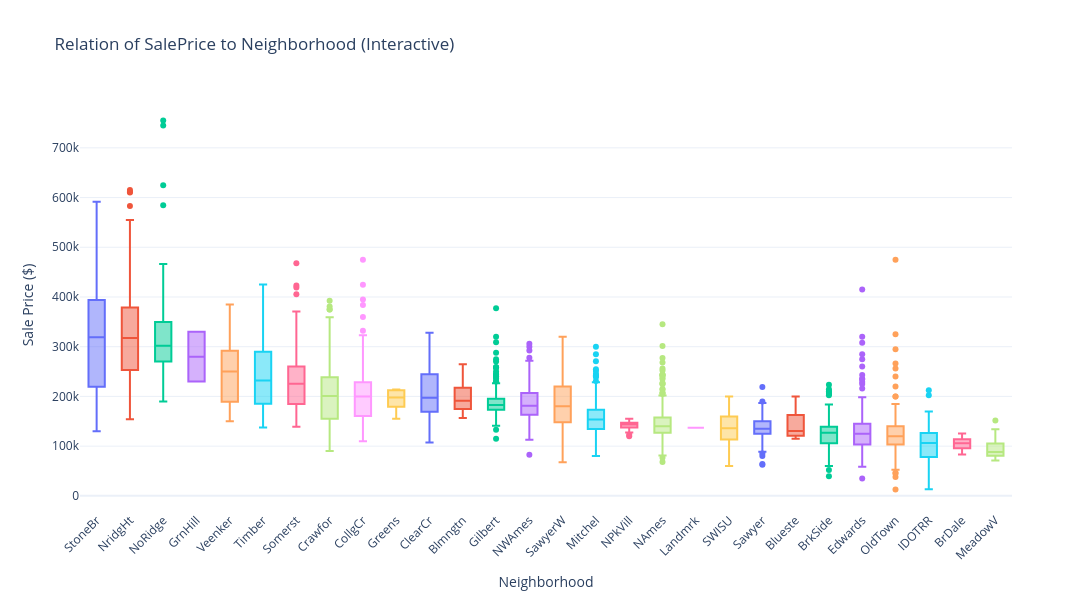

Write notebook code for a chart like this one.
### Code cell
import plotly.express as px

# Sort neighborhoods by median SalePrice for a cleaner visual flow
category_order = df.groupby('Neighborhood')['SalePrice'].median().sort_values(ascending=False).index.tolist()

fig = px.box(
    df,
    x='Neighborhood',
    y='SalePrice',
    category_orders={'Neighborhood': category_order},
    title='Relation of SalePrice to Neighborhood (Interactive)',
    labels={'Neighborhood': 'Neighborhood', 'SalePrice': 'Sale Price ($)'},
    color='Neighborhood'
)

fig.update_layout(
    xaxis_tickangle=-45,
    showlegend=False,
    height=600,
    width=1200,
    template='plotly_white'
)

fig.show()

### Figure 1 — Plotly figure (JSON) as saved in the notebook; plotly's stock layout.template omitted (floating-point values rounded to 4 significant figures; data arrays with more than 128 entries replaced by an {"elided": "..."} marker saying what was removed)
{"data": [{"alignmentgroup": "True", "hovertemplate": "Neighborhood=%{x}<br>Sale Price ($)=%{y}<extra></extra>", "legendgroup": "StoneBr", "marker": {"color": "#636efa"}, "name": "StoneBr", "notched": false, "offsetgroup": "StoneBr", "orientation": "v", "showlegend": true, "type": "box", "x": ["StoneBr", "StoneBr", "StoneBr", "StoneBr", "StoneBr", "StoneBr", "StoneBr", "StoneBr", "StoneBr", "StoneBr", "StoneBr", "StoneBr", "StoneBr", "StoneBr", "StoneBr", "StoneBr", "StoneBr", "StoneBr", "StoneBr", "StoneBr", "StoneBr", "StoneBr", "StoneBr", "StoneBr", "StoneBr", "StoneBr", "StoneBr", "StoneBr", "StoneBr", "StoneBr", "StoneBr", "StoneBr", "StoneBr", "StoneBr", "StoneBr", "StoneBr", "StoneBr", "StoneBr", "StoneBr", "StoneBr", "StoneBr", "StoneBr", "StoneBr", "StoneBr", "StoneBr", "StoneBr", "StoneBr", "StoneBr", "StoneBr", "StoneBr", "StoneBr"], "x0": " ", "xaxis": "x", "y": [213500, 191500, 236500, 212000, 538000, 394432, 375000, 278000, 240000, 239500, 187500, 501837, 372500, 260000, 286000, 247900, 180000, 180000, 189000, 188500, 355000, 325000, 387000, 334000, 251000, 170000, 207500, 182000, 212000, 377426, 349265, 591587, 319900, 392000, 441929, 455000, 270000, 130000, 239000, 275000, 457347, 545224, 356383, 556581, 361919, 535000, 401179, 438780, 318000, 319000, 470000], "y0": " ", "yaxis": "y"}, {"alignmentgroup": "True", "hovertemplate": "Neighborhood=%{x}<br>Sale Price ($)=%{y}<extra></extra>", "legendgroup": "NridgHt", "marker": {"color": "#EF553B"}, "name": "NridgHt", "notched": false, "offsetgroup": "NridgHt", "orientation": "v", "showlegend": true, "type": "box", "x": {"elided": "166 str values"}, "x0": " ", "xaxis": "x", "y": {"elided": "166 int values"}, "y0": " ", "yaxis": "y"}, {"alignmentgroup": "True", "hovertemplate": "Neighborhood=%{x}<br>Sale Price ($)=%{y}<extra></extra>", "legendgroup": "NoRidge", "marker": {"color": "#00cc96"}, "name": "NoRidge", "notched": false, "offsetgroup": "NoRidge", "orientation": "v", "showlegend": true, "type": "box", "x": ["NoRidge", "NoRidge", "NoRidge", "NoRidge", "NoRidge", "NoRidge", "NoRidge", "NoRidge", "NoRidge", "NoRidge", "NoRidge", "NoRidge", "NoRidge", "NoRidge", "NoRidge", "NoRidge", "NoRidge", "NoRidge", "NoRidge", "NoRidge", "NoRidge", "NoRidge", "NoRidge", "NoRidge", "NoRidge", "NoRidge", "NoRidge", "NoRidge", "NoRidge", "NoRidge", "NoRidge", "NoRidge", "NoRidge", "NoRidge", "NoRidge", "NoRidge", "NoRidge", "NoRidge", "NoRidge", "NoRidge", "NoRidge", "NoRidge", "NoRidge", "NoRidge", "NoRidge", "NoRidge", "NoRidge", "NoRidge", "NoRidge", "NoRidge", "NoRidge", "NoRidge", "NoRidge", "NoRidge", "NoRidge", "NoRidge", "NoRidge", "NoRidge", "NoRidge", "NoRidge", "NoRidge", "NoRidge", "NoRidge", "NoRidge", "NoRidge", "NoRidge", "NoRidge", "NoRidge", "NoRidge", "NoRidge", "NoRidge"], "x0": " ", "xaxis": "x", "y": [333168, 355000, 260400, 325000, 290000, 221000, 410000, 190000, 362500, 285000, 337000, 403000, 327000, 340000, 336000, 265000, 315000, 260000, 260000, 263550, 402000, 248000, 235000, 284500, 315000, 250000, 291000, 350000, 279500, 290000, 350000, 341000, 287500, 271000, 301500, 290000, 372500, 745000, 384500, 248000, 466500, 410000, 322500, 252000, 755000, 269790, 315750, 290000, 290000, 430000, 263000, 330000, 302000, 285000, 348000, 286000, 300000, 625000, 405000, 280000, 258000, 350000, 584500, 321000, 290000, 315000, 260000, 334000, 310000, 268000, 262000], "y0": " ", "yaxis": "y"}, {"alignmentgroup": "True", "hovertemplate": "Neighborhood=%{x}<br>Sale Price ($)=%{y}<extra></extra>", "legendgroup": "GrnHill", "marker": {"color": "#ab63fa"}, "name": "GrnHill", "notched": false, "offsetgroup": "GrnHill", "orientation": "v", "showlegend": true, "type": "box", "x": ["GrnHill", "GrnHill"], "x0": " ", "xaxis": "x", "y": [330000, 230000], "y0": " ", "yaxis": "y"}, {"alignmentgroup": "True", "hovertemplate": "Neighborhood=%{x}<br>Sale Price ($)=%{y}<extra></extra>", "legendgroup": "Veenker", "marker": {"color": "#FFA15A"}, "name": "Veenker", "notched": false, "offsetgroup": "Veenker", "orientation": "v", "showlegend": true, "type": "box", "x": ["Veenker", "Veenker", "Veenker", "Veenker", "Veenker", "Veenker", "Veenker", "Veenker", "Veenker", "Veenker", "Veenker", "Veenker", "Veenker", "Veenker", "Veenker", "Veenker", "Veenker", "Veenker", "Veenker", "Veenker", "Veenker", "Veenker", "Veenker", "Veenker"], "x0": " ", "xaxis": "x", "y": [275000, 318750, 241600, 180500, 192000, 245500, 217500, 324000, 162500, 150000, 290000, 300000, 294000, 279700, 255000, 194000, 218000, 187000, 181500, 373000, 260000, 270000, 165000, 385000], "y0": " ", "yaxis": "y"}, {"alignmentgroup": "True", "hovertemplate": "Neighborhood=%{x}<br>Sale Price ($)=%{y}<extra></extra>", "legendgroup": "Timber", "marker": {"color": "#19d3f3"}, "name": "Timber", "notched": false, "offsetgroup": "Timber", "orientation": "v", "showlegend": true, "type": "box", "x": ["Timber", "Timber", "Timber", "Timber", "Timber", "Timber", "Timber", "Timber", "Timber", "Timber", "Timber", "Timber", "Timber", "Timber", "Timber", "Timber", "Timber", "Timber", "Timber", "Timber", "Timber", "Timber", "Timber", "Timber", "Timber", "Timber", "Timber", "Timber", "Timber", "Timber", "Timber", "Timber", "Timber", "Timber", "Timber", "Timber", "Timber", "Timber", "Timber", "Timber", "Timber", "Timber", "Timber", "Timber", "Timber", "Timber", "Timber", "Timber", "Timber", "Timber", "Timber", "Timber", "Timber", "Timber", "Timber", "Timber", "Timber", "Timber", "Timber", "Timber", "Timber", "Timber", "Timber", "Timber", "Timber", "Timber", "Timber", "Timber", "Timber", "Timber", "Timber", "Timber"], "x0": " ", "xaxis": "x", "y": [160000, 220000, 179781, 174000, 269500, 214900, 202900, 378500, 175000, 137500, 375000, 315500, 224500, 410000, 316500, 201000, 204000, 213500, 220000, 170000, 315000, 425000, 228950, 241500, 287000, 294000, 293077, 264966, 172500, 167500, 218689, 150000, 184000, 180000, 175000, 232500, 195000, 305000, 298751, 370000, 244000, 170000, 257000, 231713, 267300, 265900, 239000, 248900, 174000, 187500, 204000, 180500, 187500, 282000, 178000, 270000, 279900, 186700, 283463, 392000, 281213, 335000, 250764, 228000, 176000, 180000, 250000, 202000, 312500, 320000, 369900, 359900], "y0": " ", "yaxis": "y"}, {"alignmentgroup": "True", "hovertemplate": "Neighborhood=%{x}<br>Sale Price ($)=%{y}<extra></extra>", "legendgroup": "Somerst", "marker": {"color": "#FF6692"}, "name": "Somerst", "notched": false, "offsetgroup": "Somerst", "orientation": "v", "showlegend": true, "type": "box", "x": {"elided": "182 str values"}, "x0": " ", "xaxis": "x", "y": {"elided": "182 int values"}, "y0": " ", "yaxis": "y"}, {"alignmentgroup": "True", "hovertemplate": "Neighborhood=%{x}<br>Sale Price ($)=%{y}<extra></extra>", "legendgroup": "Crawfor", "marker": {"color": "#B6E880"}, "name": "Crawfor", "notched": false, "offsetgroup": "Crawfor", "orientation": "v", "showlegend": true, "type": "box", "x": ["Crawfor", "Crawfor", "Crawfor", "Crawfor", "Crawfor", "Crawfor", "Crawfor", "Crawfor", "Crawfor", "Crawfor", "Crawfor", "Crawfor", "Crawfor", "Crawfor", "Crawfor", "Crawfor", "Crawfor", "Crawfor", "Crawfor", "Crawfor", "Crawfor", "Crawfor", "Crawfor", "Crawfor", "Crawfor", "Crawfor", "Crawfor", "Crawfor", "Crawfor", "Crawfor", "Crawfor", "Crawfor", "Crawfor", "Crawfor", "Crawfor", "Crawfor", "Crawfor", "Crawfor", "Crawfor", "Crawfor", "Crawfor", "Crawfor", "Crawfor", "Crawfor", "Crawfor", "Crawfor", "Crawfor", "Crawfor", "Crawfor", "Crawfor", "Crawfor", "Crawfor", "Crawfor", "Crawfor", "Crawfor", "Crawfor", "Crawfor", "Crawfor", "Crawfor", "Crawfor", "Crawfor", "Crawfor", "Crawfor", "Crawfor", "Crawfor", "Crawfor", "Crawfor", "Crawfor", "Crawfor", "Crawfor", "Crawfor", "Crawfor", "Crawfor", "Crawfor", "Crawfor", "Crawfor", "Crawfor", "Crawfor", "Crawfor", "Crawfor", "Crawfor", "Crawfor", "Crawfor", "Crawfor", "Crawfor", "Crawfor", "Crawfor", "Crawfor", "Crawfor", "Crawfor", "Crawfor", "Crawfor", "Crawfor", "Crawfor", "Crawfor", "Crawfor", "Crawfor", "Crawfor", "Crawfor", "Crawfor", "Crawfor", "Crawfor", "Crawfor"], "x0": " ", "xaxis": "x", "y": [257500, 215000, 266500, 335000, 203135, 289000, 246000, 147500, 177000, 137000, 234000, 205000, 177500, 160000, 155000, 163500, 154900, 205000, 144800, 174500, 193000, 158000, 158500, 224000, 208000, 315000, 222000, 230000, 145000, 191000, 177000, 147500, 231000, 138000, 149000, 188700, 198000, 110000, 104000, 257076, 381000, 311500, 263400, 236500, 224000, 392500, 294464, 250000, 275000, 165000, 96500, 136500, 146500, 148500, 141500, 189950, 135000, 164000, 90350, 139000, 119750, 145000, 145000, 238000, 153500, 239000, 359100, 188000, 220000, 140000, 315000, 259500, 257500, 219500, 217000, 201000, 215000, 170000, 198000, 200624, 315000, 375000, 235000, 138887, 167000, 200100, 140000, 195000, 230000, 194000, 137500, 250000, 218000, 239000, 199500, 210000, 230000, 217500, 257000, 157000, 223000, 375000, 300000], "y0": " ", "yaxis": "y"}, {"alignmentgroup": "True", "hovertemplate": "Neighborhood=%{x}<br>Sale Price ($)=%{y}<extra></extra>", "legendgroup": "CollgCr", "marker": {"color": "#FF97FF"}, "name": "CollgCr", "notched": false, "offsetgroup": "CollgCr", "orientation": "v", "showlegend": true, "type": "box", "x": {"elided": "267 str values"}, "x0": " ", "xaxis": "x", "y": {"elided": "267 int values"}, "y0": " ", "yaxis": "y"}, {"alignmentgroup": "True", "hovertemplate": "Neighborhood=%{x}<br>Sale Price ($)=%{y}<extra></extra>", "legendgroup": "Greens", "marker": {"color": "#FECB52"}, "name": "Greens", "notched": false, "offsetgroup": "Greens", "orientation": "v", "showlegend": true, "type": "box", "x": ["Greens", "Greens", "Greens", "Greens", "Greens", "Greens", "Greens", "Greens"], "x0": " ", "xaxis": "x", "y": [155000, 206000, 211500, 213750, 214000, 188000, 190000, 170000], "y0": " ", "yaxis": "y"}, {"alignmentgroup": "True", "hovertemplate": "Neighborhood=%{x}<br>Sale Price ($)=%{y}<extra></extra>", "legendgroup": "ClearCr", "marker": {"color": "#636efa"}, "name": "ClearCr", "notched": false, "offsetgroup": "ClearCr", "orientation": "v", "showlegend": true, "type": "box", "x": ["ClearCr", "ClearCr", "ClearCr", "ClearCr", "ClearCr", "ClearCr", "ClearCr", "ClearCr", "ClearCr", "ClearCr", "ClearCr", "ClearCr", "ClearCr", "ClearCr", "ClearCr", "ClearCr", "ClearCr", "ClearCr", "ClearCr", "ClearCr", "ClearCr", "ClearCr", "ClearCr", "ClearCr", "ClearCr", "ClearCr", "ClearCr", "ClearCr", "ClearCr", "ClearCr", "ClearCr", "ClearCr", "ClearCr", "ClearCr", "ClearCr", "ClearCr", "ClearCr", "ClearCr", "ClearCr", "ClearCr", "ClearCr", "ClearCr", "ClearCr", "ClearCr"], "x0": " ", "xaxis": "x", "y": [244400, 173000, 107500, 328000, 270000, 260000, 230000, 155000, 165000, 161500, 143000, 190000, 233500, 185000, 134432, 235000, 145000, 173000, 192000, 245000, 241500, 256000, 240000, 195000, 200000, 200500, 302000, 182000, 211000, 255000, 277000, 240000, 187500, 279000, 130000, 278000, 164000, 225000, 148400, 190000, 190000, 180000, 280000, 158900], "y0": " ", "yaxis": "y"}, {"alignmentgroup": "True", "hovertemplate": "Neighborhood=%{x}<br>Sale Price ($)=%{y}<extra></extra>", "legendgroup": "Blmngtn", "marker": {"color": "#EF553B"}, "name": "Blmngtn", "notched": false, "offsetgroup": "Blmngtn", "orientation": "v", "showlegend": true, "type": "box", "x": ["Blmngtn", "Blmngtn", "Blmngtn", "Blmngtn", "Blmngtn", "Blmngtn", "Blmngtn", "Blmngtn", "Blmngtn", "Blmngtn", "Blmngtn", "Blmngtn", "Blmngtn", "Blmngtn", "Blmngtn", "Blmngtn", "Blmngtn", "Blmngtn", "Blmngtn", "Blmngtn", "Blmngtn", "Blmngtn", "Blmngtn", "Blmngtn", "Blmngtn", "Blmngtn", "Blmngtn", "Blmngtn"], "x0": " ", "xaxis": "x", "y": [160000, 192000, 174000, 175900, 192500, 181000, 180000, 160200, 195000, 219990, 191000, 159895, 187687, 172500, 194201, 226500, 185485, 210250, 234000, 215000, 246990, 178740, 225000, 167240, 156820, 213490, 264561, 246578], "y0": " ", "yaxis": "y"}, {"alignmentgroup": "True", "hovertemplate": "Neighborhood=%{x}<br>Sale Price ($)=%{y}<extra></extra>", "legendgroup": "Gilbert", "marker": {"color": "#00cc96"}, "name": "Gilbert", "notched": false, "offsetgroup": "Gilbert", "orientation": "v", "showlegend": true, "type": "box", "x": {"elided": "165 str values"}, "x0": " ", "xaxis": "x", "y": {"elided": "165 int values"}, "y0": " ", "yaxis": "y"}, {"alignmentgroup": "True", "hovertemplate": "Neighborhood=%{x}<br>Sale Price ($)=%{y}<extra></extra>", "legendgroup": "NWAmes", "marker": {"color": "#ab63fa"}, "name": "NWAmes", "notched": false, "offsetgroup": "NWAmes", "orientation": "v", "showlegend": true, "type": "box", "x": {"elided": "131 str values"}, "x0": " ", "xaxis": "x", "y": {"elided": "131 int values"}, "y0": " ", "yaxis": "y"}, {"alignmentgroup": "True", "hovertemplate": "Neighborhood=%{x}<br>Sale Price ($)=%{y}<extra></extra>", "legendgroup": "SawyerW", "marker": {"color": "#FFA15A"}, "name": "SawyerW", "notched": false, "offsetgroup": "SawyerW", "orientation": "v", "showlegend": true, "type": "box", "x": ["SawyerW", "SawyerW", "SawyerW", "SawyerW", "SawyerW", "SawyerW", "SawyerW", "SawyerW", "SawyerW", "SawyerW", "SawyerW", "SawyerW", "SawyerW", "SawyerW", "SawyerW", "SawyerW", "SawyerW", "SawyerW", "SawyerW", "SawyerW", "SawyerW", "SawyerW", "SawyerW", "SawyerW", "SawyerW", "SawyerW", "SawyerW", "SawyerW", "SawyerW", "SawyerW", "SawyerW", "SawyerW", "SawyerW", "SawyerW", "SawyerW", "SawyerW", "SawyerW", "SawyerW", "SawyerW", "SawyerW", "SawyerW", "SawyerW", "SawyerW", "SawyerW", "SawyerW", "SawyerW", "SawyerW", "SawyerW", "SawyerW", "SawyerW", "SawyerW", "SawyerW", "SawyerW", "SawyerW", "SawyerW", "SawyerW", "SawyerW", "SawyerW", "SawyerW", "SawyerW", "SawyerW", "SawyerW", "SawyerW", "SawyerW", "SawyerW", "SawyerW", "SawyerW", "SawyerW", "SawyerW", "SawyerW", "SawyerW", "SawyerW", "SawyerW", "SawyerW", "SawyerW", "SawyerW", "SawyerW", "SawyerW", "SawyerW", "SawyerW", "SawyerW", "SawyerW", "SawyerW", "SawyerW", "SawyerW", "SawyerW", "SawyerW", "SawyerW", "SawyerW", "SawyerW", "SawyerW", "SawyerW", "SawyerW", "SawyerW", "SawyerW", "SawyerW", "SawyerW", "SawyerW", "SawyerW", "SawyerW", "SawyerW", "SawyerW", "SawyerW", "SawyerW", "SawyerW", "SawyerW", "SawyerW", "SawyerW", "SawyerW", "SawyerW", "SawyerW", "SawyerW", "SawyerW", "SawyerW", "SawyerW", "SawyerW", "SawyerW", "SawyerW", "SawyerW", "SawyerW", "SawyerW", "SawyerW", "SawyerW", "SawyerW", "SawyerW"], "x0": " ", "xaxis": "x", "y": [233000, 181000, 205000, 143000, 189000, 99500, 125000, 194500, 152000, 171000, 67500, 178000, 270000, 218000, 236000, 147000, 320000, 138500, 142000, 159000, 152000, 143500, 193000, 203000, 184900, 159000, 153000, 224243, 220000, 257000, 189000, 171500, 120000, 145000, 184000, 162000, 160000, 82000, 76000, 162000, 156500, 316600, 271900, 213000, 239900, 239500, 131000, 118964, 153337, 147983, 118858, 118858, 142953, 148325, 113722, 269500, 269500, 269500, 275000, 141000, 188000, 192500, 146000, 159000, 155000, 173000, 170000, 182000, 163000, 193500, 189000, 190500, 175000, 179200, 187000, 193000, 153900, 262280, 260000, 226500, 225000, 229000, 228000, 225000, 146000, 147000, 149000, 181000, 201000, 191750, 179000, 215000, 179200, 128000, 144000, 144000, 228500, 179900, 225000, 301000, 238000, 228500, 220000, 277000, 207000, 139500, 186800, 132000, 142500, 158000, 184000, 184900, 187000, 175900, 248500, 172000, 151000, 150000, 107000, 119900, 180000, 209000, 215000, 224500, 220000], "y0": " ", "yaxis": "y"}, {"alignmentgroup": "True", "hovertemplate": "Neighborhood=%{x}<br>Sale Price ($)=%{y}<extra></extra>", "legendgroup": "Mitchel", "marker": {"color": "#19d3f3"}, "name": "Mitchel", "notched": false, "offsetgroup": "Mitchel", "orientation": "v", "showlegend": true, "type": "box", "x": ["Mitchel", "Mitchel", "Mitchel", "Mitchel", "Mitchel", "Mitchel", "Mitchel", "Mitchel", "Mitchel", "Mitchel", "Mitchel", "Mitchel", "Mitchel", "Mitchel", "Mitchel", "Mitchel", "Mitchel", "Mitchel", "Mitchel", "Mitchel", "Mitchel", "Mitchel", "Mitchel", "Mitchel", "Mitchel", "Mitchel", "Mitchel", "Mitchel", "Mitchel", "Mitchel", "Mitchel", "Mitchel", "Mitchel", "Mitchel", "Mitchel", "Mitchel", "Mitchel", "Mitchel", "Mitchel", "Mitchel", "Mitchel", "Mitchel", "Mitchel", "Mitchel", "Mitchel", "Mitchel", "Mitchel", "Mitchel", "Mitchel", "Mitchel", "Mitchel", "Mitchel", "Mitchel", "Mitchel", "Mitchel", "Mitchel", "Mitchel", "Mitchel", "Mitchel", "Mitchel", "Mitchel", "Mitchel", "Mitchel", "Mitchel", "Mitchel", "Mitchel", "Mitchel", "Mitchel", "Mitchel", "Mitchel", "Mitchel", "Mitchel", "Mitchel", "Mitchel", "Mitchel", "Mitchel", "Mitchel", "Mitchel", "Mitchel", "Mitchel", "Mitchel", "Mitchel", "Mitchel", "Mitchel", "Mitchel", "Mitchel", "Mitchel", "Mitchel", "Mitchel", "Mitchel", "Mitchel", "Mitchel", "Mitchel", "Mitchel", "Mitchel", "Mitchel", "Mitchel", "Mitchel", "Mitchel", "Mitchel", "Mitchel", "Mitchel", "Mitchel", "Mitchel", "Mitchel", "Mitchel", "Mitchel", "Mitchel", "Mitchel", "Mitchel", "Mitchel", "Mitchel", "Mitchel", "Mitchel"], "x0": " ", "xaxis": "x", "y": [254900, 190000, 201000, 169900, 170000, 169000, 173500, 139000, 166500, 130000, 157900, 149900, 159000, 136000, 161000, 285000, 231000, 251000, 239686, 240000, 215000, 156450, 173000, 126000, 173000, 152000, 139500, 115000, 162000, 165000, 130000, 160000, 131900, 131250, 165500, 112000, 149000, 143000, 130000, 196000, 173000, 300000, 271000, 213000, 171000, 171500, 100000, 228500, 209200, 206300, 146000, 160500, 173000, 152500, 113000, 128500, 119500, 130500, 138000, 134500, 160000, 137500, 172000, 183500, 156000, 134000, 215000, 245000, 210000, 148000, 143000, 147000, 130000, 140000, 132250, 143000, 168000, 146800, 153500, 188000, 196000, 157000, 138000, 129500, 80000, 129500, 135000, 124500, 139000, 93500, 124500, 242500, 145000, 209000, 135000, 148000, 171000, 81500, 215000, 164000, 153500, 84500, 126500, 146500, 140000, 150900, 188000, 160000, 131000, 142500, 131000, 132000, 170000, 188000], "y0": " ", "yaxis": "y"}, {"alignmentgroup": "True", "hovertemplate": "Neighborhood=%{x}<br>Sale Price ($)=%{y}<extra></extra>", "legendgroup": "NPkVill", "marker": {"color": "#FF6692"}, "name": "NPkVill", "notched": false, "offsetgroup": "NPkVill", "orientation": "v", "showlegend": true, "type": "box", "x": ["NPkVill", "NPkVill", "NPkVill", "NPkVill", "NPkVill", "NPkVill", "NPkVill", "NPkVill", "NPkVill", "NPkVill", "NPkVill", "NPkVill", "NPkVill", "NPkVill", "NPkVill", "NPkVill", "NPkVill", "NPkVill", "NPkVill", "NPkVill", "NPkVill", "NPkVill", "NPkVill"], "x0": " ", "xaxis": "x", "y": [127500, 149900, 120000, 146000, 143750, 146000, 148500, 123000, 147000, 137900, 147000, 148500, 138000, 128500, 140000, 143000, 148500, 128000, 155000, 142500, 146300, 137500, 144000], "y0": " ", "yaxis": "y"}, {"alignmentgroup": "True", "hovertemplate": "Neighborhood=%{x}<br>Sale Price ($)=%{y}<extra></extra>", "legendgroup": "NAmes", "marker": {"color": "#B6E880"}, "name": "NAmes", "notched": false, "offsetgroup": "NAmes", "orientation": "v", "showlegend": true, "type": "box", "x": {"elided": "443 str values"}, "x0": " ", "xaxis": "x", "y": {"elided": "443 int values"}, "y0": " ", "yaxis": "y"}, {"alignmentgroup": "True", "hovertemplate": "Neighborhood=%{x}<br>Sale Price ($)=%{y}<extra></extra>", "legendgroup": "Landmrk", "marker": {"color": "#FF97FF"}, "name": "Landmrk", "notched": false, "offsetgroup": "Landmrk", "orientation": "v", "showlegend": true, "type": "box", "x": ["Landmrk"], "x0": " ", "xaxis": "x", "y": [137000], "y0": " ", "yaxis": "y"}, {"alignmentgroup": "True", "hovertemplate": "Neighborhood=%{x}<br>Sale Price ($)=%{y}<extra></extra>", "legendgroup": "SWISU", "marker": {"color": "#FECB52"}, "name": "SWISU", "notched": false, "offsetgroup": "SWISU", "orientation": "v", "showlegend": true, "type": "box", "x": ["SWISU", "SWISU", "SWISU", "SWISU", "SWISU", "SWISU", "SWISU", "SWISU", "SWISU", "SWISU", "SWISU", "SWISU", "SWISU", "SWISU", "SWISU", "SWISU", "SWISU", "SWISU", "SWISU", "SWISU", "SWISU", "SWISU", "SWISU", "SWISU", "SWISU", "SWISU", "SWISU", "SWISU", "SWISU", "SWISU", "SWISU", "SWISU", "SWISU", "SWISU", "SWISU", "SWISU", "SWISU", "SWISU", "SWISU", "SWISU", "SWISU", "SWISU", "SWISU", "SWISU", "SWISU", "SWISU", "SWISU", "SWISU"], "x0": " ", "xaxis": "x", "y": [100000, 95000, 93369, 114900, 104000, 128000, 127000, 126000, 160000, 100000, 169000, 160000, 159434, 60000, 139500, 197000, 105000, 135000, 137450, 155000, 145000, 135900, 140000, 179500, 136500, 168000, 130000, 189000, 161900, 91000, 115000, 108500, 118000, 200000, 150000, 175000, 80000, 157000, 118500, 160000, 140000, 137000, 128000, 160000, 149000, 102000, 131000, 112000], "y0": " ", "yaxis": "y"}, {"alignmentgroup": "True", "hovertemplate": "Neighborhood=%{x}<br>Sale Price ($)=%{y}<extra></extra>", "legendgroup": "Sawyer", "marker": {"color": "#636efa"}, "name": "Sawyer", "notched": false, "offsetgroup": "Sawyer", "orientation": "v", "showlegend": true, "type": "box", "x": {"elided": "151 str values"}, "x0": " ", "xaxis": "x", "y": {"elided": "151 int values"}, "y0": " ", "yaxis": "y"}, {"alignmentgroup": "True", "hovertemplate": "Neighborhood=%{x}<br>Sale Price ($)=%{y}<extra></extra>", "legendgroup": "Blueste", "marker": {"color": "#EF553B"}, "name": "Blueste", "notched": false, "offsetgroup": "Blueste", "orientation": "v", "showlegend": true, "type": "box", "x": ["Blueste", "Blueste", "Blueste", "Blueste", "Blueste", "Blueste", "Blueste", "Blueste", "Blueste", "Blueste"], "x0": " ", "xaxis": "x", "y": [185000, 162500, 115000, 137000, 121000, 124000, 116500, 151000, 123900, 200000], "y0": " ", "yaxis": "y"}, {"alignmentgroup": "True", "hovertemplate": "Neighborhood=%{x}<br>Sale Price ($)=%{y}<extra></extra>", "legendgroup": "BrkSide", "marker": {"color": "#00cc96"}, "name": "BrkSide", "notched": false, "offsetgroup": "BrkSide", "orientation": "v", "showlegend": true, "type": "box", "x": ["BrkSide", "BrkSide", "BrkSide", "BrkSide", "BrkSide", "BrkSide", "BrkSide", "BrkSide", "BrkSide", "BrkSide", "BrkSide", "BrkSide", "BrkSide", "BrkSide", "BrkSide", "BrkSide", "BrkSide", "BrkSide", "BrkSide", "BrkSide", "BrkSide", "BrkSide", "BrkSide", "BrkSide", "BrkSide", "BrkSide", "BrkSide", "BrkSide", "BrkSide", "BrkSide", "BrkSide", "BrkSide", "BrkSide", "BrkSide", "BrkSide", "BrkSide", "BrkSide", "BrkSide", "BrkSide", "BrkSide", "BrkSide", "BrkSide", "BrkSide", "BrkSide", "BrkSide", "BrkSide", "BrkSide", "BrkSide", "BrkSide", "BrkSide", "BrkSide", "BrkSide", "BrkSide", "BrkSide", "BrkSide", "BrkSide", "BrkSide", "BrkSide", "BrkSide", "BrkSide", "BrkSide", "BrkSide", "BrkSide", "BrkSide", "BrkSide", "BrkSide", "BrkSide", "BrkSide", "BrkSide", "BrkSide", "BrkSide", "BrkSide", "BrkSide", "BrkSide", "BrkSide", "BrkSide", "BrkSide", "BrkSide", "BrkSide", "BrkSide", "BrkSide", "BrkSide", "BrkSide", "BrkSide", "BrkSide", "BrkSide", "BrkSide", "BrkSide", "BrkSide", "BrkSide", "BrkSide", "BrkSide", "BrkSide", "BrkSide", "BrkSide", "BrkSide", "BrkSide", "BrkSide", "BrkSide", "BrkSide", "BrkSide", "BrkSide", "BrkSide", "BrkSide", "BrkSide", "BrkSide", "BrkSide", "BrkSide"], "x0": " ", "xaxis": "x", "y": [116500, 76500, 128500, 209500, 87000, 134000, 128000, 132000, 139900, 123900, 138400, 82500, 110000, 223500, 149000, 205000, 137000, 121000, 128000, 134900, 117000, 132500, 93000, 119000, 100000, 141500, 133000, 60000, 105000, 115000, 150000, 126500, 214500, 167500, 72500, 52000, 118000, 87000, 138000, 108000, 79500, 153000, 109500, 124000, 106900, 164900, 119000, 120000, 157000, 105000, 113000, 115000, 79000, 123000, 81300, 162900, 150000, 128000, 68500, 127000, 207000, 184000, 162500, 145000, 130000, 39300, 64500, 64000, 112000, 136500, 128250, 144000, 210000, 135000, 128000, 131000, 113000, 126000, 132000, 131750, 132500, 137500, 132000, 127500, 102000, 180500, 165000, 90000, 153575, 121600, 85500, 79900, 127000, 100000, 140200, 202500, 159000, 114500, 115000, 75000, 88000, 80500, 149000, 110000, 89000, 113000, 109000, 129000], "y0": " ", "yaxis": "y"}, {"alignmentgroup": "True", "hovertemplate": "Neighborhood=%{x}<br>Sale Price ($)=%{y}<extra></extra>", "legendgroup": "Edwards", "marker": {"color": "#ab63fa"}, "name": "Edwards", "notched": false, "offsetgroup": "Edwards", "orientation": "v", "showlegend": true, "type": "box", "x": {"elided": "194 str values"}, "x0": " ", "xaxis": "x", "y": {"elided": "194 int values"}, "y0": " ", "yaxis": "y"}, {"alignmentgroup": "True", "hovertemplate": "Neighborhood=%{x}<br>Sale Price ($)=%{y}<extra></extra>", "legendgroup": "OldTown", "marker": {"color": "#FFA15A"}, "name": "OldTown", "notched": false, "offsetgroup": "OldTown", "orientation": "v", "showlegend": true, "type": "box", "x": {"elided": "239 str values"}, "x0": " ", "xaxis": "x", "y": {"elided": "239 int values"}, "y0": " ", "yaxis": "y"}, {"alignmentgroup": "True", "hovertemplate": "Neighborhood=%{x}<br>Sale Price ($)=%{y}<extra></extra>", "legendgroup": "IDOTRR", "marker": {"color": "#19d3f3"}, "name": "IDOTRR", "notched": false, "offsetgroup": "IDOTRR", "orientation": "v", "showlegend": true, "type": "box", "x": ["IDOTRR", "IDOTRR", "IDOTRR", "IDOTRR", "IDOTRR", "IDOTRR", "IDOTRR", "IDOTRR", "IDOTRR", "IDOTRR", "IDOTRR", "IDOTRR", "IDOTRR", "IDOTRR", "IDOTRR", "IDOTRR", "IDOTRR", "IDOTRR", "IDOTRR", "IDOTRR", "IDOTRR", "IDOTRR", "IDOTRR", "IDOTRR", "IDOTRR", "IDOTRR", "IDOTRR", "IDOTRR", "IDOTRR", "IDOTRR", "IDOTRR", "IDOTRR", "IDOTRR", "IDOTRR", "IDOTRR", "IDOTRR", "IDOTRR", "IDOTRR", "IDOTRR", "IDOTRR", "IDOTRR", "IDOTRR", "IDOTRR", "IDOTRR", "IDOTRR", "IDOTRR", "IDOTRR", "IDOTRR", "IDOTRR", "IDOTRR", "IDOTRR", "IDOTRR", "IDOTRR", "IDOTRR", "IDOTRR", "IDOTRR", "IDOTRR", "IDOTRR", "IDOTRR", "IDOTRR", "IDOTRR", "IDOTRR", "IDOTRR", "IDOTRR", "IDOTRR", "IDOTRR", "IDOTRR", "IDOTRR", "IDOTRR", "IDOTRR", "IDOTRR", "IDOTRR", "IDOTRR", "IDOTRR", "IDOTRR", "IDOTRR", "IDOTRR", "IDOTRR", "IDOTRR", "IDOTRR", "IDOTRR", "IDOTRR", "IDOTRR", "IDOTRR", "IDOTRR", "IDOTRR", "IDOTRR", "IDOTRR", "IDOTRR", "IDOTRR", "IDOTRR", "IDOTRR", "IDOTRR"], "x0": " ", "xaxis": "x", "y": [110000, 55000, 125500, 82000, 110000, 68400, 102776, 55993, 50138, 34900, 44000, 149000, 103000, 135000, 70000, 116000, 147000, 123000, 78000, 85000, 75000, 57625, 119000, 93850, 136000, 141000, 120000, 127500, 127000, 89500, 85000, 82375, 135000, 126000, 120000, 55000, 120500, 120500, 126000, 99500, 165500, 13100, 89000, 40000, 80900, 81000, 65000, 103000, 169500, 139400, 202500, 127000, 141000, 212300, 161000, 99500, 101000, 109900, 50000, 115000, 141000, 87000, 129850, 100000, 150909, 75200, 118400, 67000, 152000, 68104, 119600, 140000, 124900, 64500, 107000, 116500, 72000, 119500, 125500, 91000, 84500, 90000, 102000, 145400, 72000, 85000, 106500, 139000, 108000, 51689, 35311, 115000, 78000], "y0": " ", "yaxis": "y"}, {"alignmentgroup": "True", "hovertemplate": "Neighborhood=%{x}<br>Sale Price ($)=%{y}<extra></extra>", "legendgroup": "BrDale", "marker": {"color": "#FF6692"}, "name": "BrDale", "notched": false, "offsetgroup": "BrDale", "orientation": "v", "showlegend": true, "type": "box", "x": ["BrDale", "BrDale", "BrDale", "BrDale", "BrDale", "BrDale", "BrDale", "BrDale", "BrDale", "BrDale", "BrDale", "BrDale", "BrDale", "BrDale", "BrDale", "BrDale", "BrDale", "BrDale", "BrDale", "BrDale", "BrDale", "BrDale", "BrDale", "BrDale", "BrDale", "BrDale", "BrDale", "BrDale", "BrDale", "BrDale"], "x0": " ", "xaxis": "x", "y": [96000, 105500, 88000, 111000, 125000, 112000, 97000, 118000, 119500, 111750, 103400, 100000, 100500, 106000, 85400, 89500, 113500, 113000, 113700, 106000, 122500, 105500, 125500, 83000, 116000, 91500, 118000, 89000, 108000, 94500], "y0": " ", "yaxis": "y"}, {"alignmentgroup": "True", "hovertemplate": "Neighborhood=%{x}<br>Sale Price ($)=%{y}<extra></extra>", "legendgroup": "MeadowV", "marker": {"color": "#B6E880"}, "name": "MeadowV", "notched": false, "offsetgroup": "MeadowV", "orientation": "v", "showlegend": true, "type": "box", "x": ["MeadowV", "MeadowV", "MeadowV", "MeadowV", "MeadowV", "MeadowV", "MeadowV", "MeadowV", "MeadowV", "MeadowV", "MeadowV", "MeadowV", "MeadowV", "MeadowV", "MeadowV", "MeadowV", "MeadowV", "MeadowV", "MeadowV", "MeadowV", "MeadowV", "MeadowV", "MeadowV", "MeadowV", "MeadowV", "MeadowV", "MeadowV", "MeadowV", "MeadowV", "MeadowV", "MeadowV", "MeadowV", "MeadowV", "MeadowV", "MeadowV", "MeadowV", "MeadowV"], "x0": " ", "xaxis": "x", "y": [83500, 119500, 85000, 76000, 75500, 88250, 85500, 91000, 86000, 80000, 97000, 88000, 124000, 115000, 129500, 105000, 94900, 98000, 81000, 73000, 129900, 134000, 85500, 106500, 93900, 75000, 84500, 75190, 104500, 127000, 151400, 79400, 92000, 87550, 79500, 90500, 71000], "y0": " ", "yaxis": "y"}], "layout": {"boxmode": "overlay", "height": 600, "legend": {"title": {"text": "Neighborhood"}, "tracegroupgap": 0}, "showlegend": false, "title": {"text": "Relation of SalePrice to Neighborhood (Interactive)"}, "width": 1200, "xaxis": {"anchor": "y", "categoryarray": ["StoneBr", "NridgHt", "NoRidge", "GrnHill", "Veenker", "Timber", "Somerst", "Crawfor", "CollgCr", "Greens", "ClearCr", "Blmngtn", "Gilbert", "NWAmes", "SawyerW", "Mitchel", "NPkVill", "NAmes", "Landmrk", "SWISU", "Sawyer", "Blueste", "BrkSide", "Edwards", "OldTown", "IDOTRR", "BrDale", "MeadowV"], "categoryorder": "array", "domain": [0, 1], "tickangle": -45, "title": {"text": "Neighborhood"}}, "yaxis": {"anchor": "x", "domain": [0, 1], "title": {"text": "Sale Price ($)"}}}}
